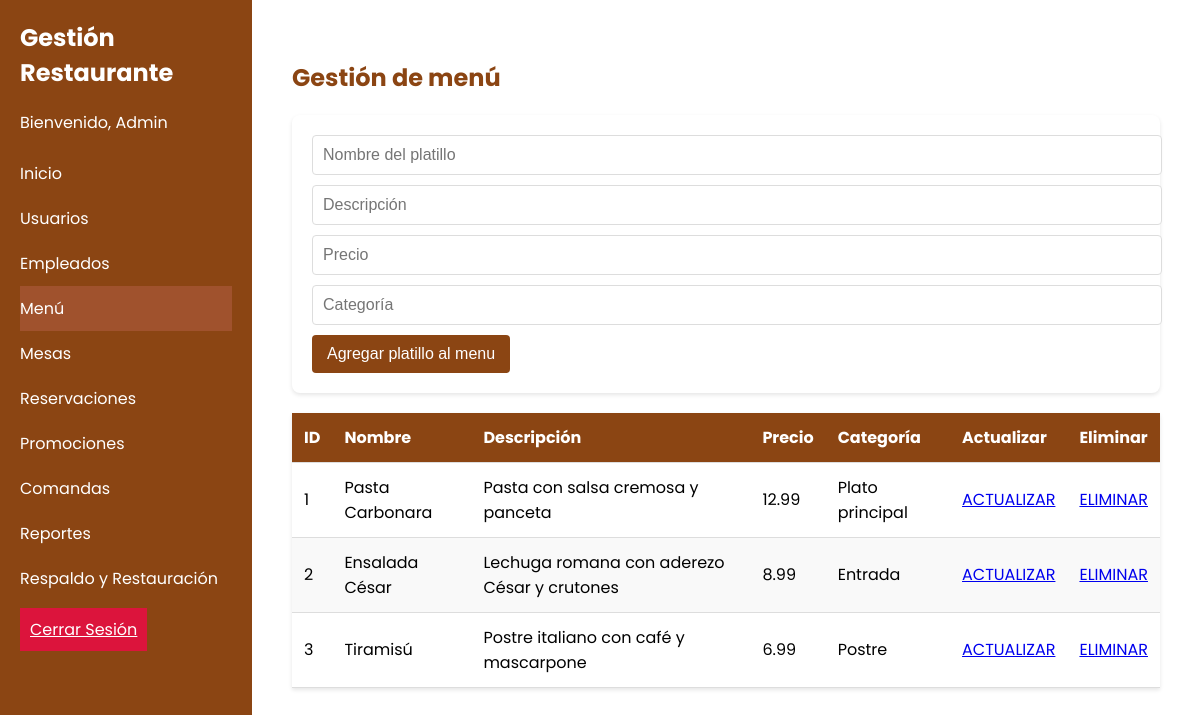
/menu.php (signed in), run on the app's committed database.
### tables this page shows
CREATE TABLE menu (
    id INT AUTO_INCREMENT PRIMARY KEY,
    nombre VARCHAR(100) NOT NULL,
    descripcion TEXT,
    precio DECIMAL(10, 2) NOT NULL,
    categoria VARCHAR(50) NOT NULL
);

### menu.php (the view, shortened to what this page needs)
<?php
if(isset($_SESSION['usuario'])){
$currentPage = 'menu';
include 'includes/header.php';
include 'Static/connect/db.php';
?>
<div class="content">
    <h2>Gestión de menú</h2>
    <form class="user-form" action="RMenu.php" method="POST">
        <input type="text" name="nombre" placeholder="Nombre del platillo" required>
        <input type="text" name="descripcion" placeholder="Descripción" required>
        <input type="number" name="precio" placeholder="Precio" required>
        <input type="text" name="categoria" placeholder="Categoría" required>
        <button class="boton-agregar" type="submit">Agregar platillo al menu</button>
    </form>
    <table class="user-table">
        <thead>
            <tr>
                <th>ID</th>
                <th>Nombre</th>
                <th>Descripción</th>
                <th>Precio</th>
                <th>Categoría</th>
                <th>Actualizar</th>
                <th>Eliminar</th>
            </tr>
        </thead>
        <tbody>
        <?php
        $query = "SELECT * FROM menu;";
        $resul = mysqli_query($conn, $query);
        while($row = mysqli_fetch_array($resul)){ ?>
            <tr>
            <td><?php echo $row['id'];?></td>
            <td><?php echo $row['nombre']?></td>
            <td><?php echo $row['descripcion']?></td>
            <td><?php echo $row['precio']?></td>
            <td><?php echo $row['categoria']?></td>
            <td>
                <a href="actualizarM.php?id=<?php echo $row['id']?>">ACTUALIZAR</a>
            </td>
            <td>
                <a href="eliminarM.php?id=<?php echo $row['id']?>">ELIMINAR</a>
            </td>
            </tr>
    <?php   }?>
        </tbody>
    </table>
</div>
<?php
include 'includes/footer.php';
}else{
    header("Location: login.php");
  }
?>
<?php
include 'includes/footer.php';
?>

### includes/header.php (shortened to what this page needs)
<!DOCTYPE html>
<html lang="es">
<head>
    <link rel="stylesheet" type="text/css" href="Static/css/styles.css">
</head>
<body>
    <div class="container">
        <nav class="sidebar">
            <h1>Gestión Restaurante</h1>
            <p>Bienvenido, Admin</p>
            <ul>
                <li><a href="admin.php" <?php echo ($currentPage == 'inicio') ? 'class="active"' : ''; ?>>Inicio</a></li>
                <li><a href="usuarios.php" <?php echo ($currentPage == 'usuarios') ? 'class="active"' : ''; ?>>Usuarios</a></li>
                <li><a href="empleados.php" <?php echo ($currentPage == 'empleados') ? 'class="active"' : ''; ?>>Empleados</a></li>
                <li><a href="menu.php" <?php echo ($currentPage == 'menu') ? 'class="active"' : ''; ?>>Menú</a></li>
                <li><a href="mesas.php" <?php echo ($currentPage == 'mesas') ? 'class="active"' : ''; ?>>Mesas</a></li>
                <li><a href="reservaciones.php" <?php echo ($currentPage == 'reservaciones') ? 'class="active"' : ''; ?>>Reservaciones</a></li>
                <li><a href="promociones.php" <?php echo ($currentPage == 'promociones') ? 'class="active"' : ''; ?>>Promociones</a></li>
                <li><a href="comandas.php" <?php echo ($currentPage == 'comandas') ? 'class="active"' : ''; ?>>Comandas</a></li>
                <li><a href="reportes.php" <?php echo ($currentPage == 'reportes') ? 'class="active"' : ''; ?>>Reportes</a></li>
                <li><a href="respaldo.php" <?php echo ($currentPage == 'respaldo') ? 'class="active"' : ''; ?>>Respaldo y Restauración</a></li>
            </ul>
            <a class="logout" href="logout.php">Cerrar Sesión</a>
        </nav>
        <main class="content">

### includes/footer.php
</main>
    </div>
</body>
</html>

### Static/css/styles.css (style rules this page uses)
html, body { height: 100%; margin: 0; padding: 0; font-family: 'Poppins', sans-serif; }
body { display: flex; }
.container { display: flex; width: 100%; height: 100%; }
.sidebar { background-color: #8B4513; color: white; width: 250px; padding: 20px; height: 100vh; overflow-y: auto; }
.sidebar h1 { margin-top: 0; }
.sidebar ul { list-style-type: none; padding: 0; }
.sidebar li a { color: white; text-decoration: none; display: block; padding: 10px 0; }
.sidebar li a.active { background-color: #A0522D; }
.logout { background-color: #DC143C; color: white; border: none; padding: 10px; width: 100%; margin-top: 20px; cursor: pointer; }
.content { flex-grow: 1; height: 100vh; overflow-y: auto; }
input:invalid { animation: shake 0.3s; }
.content { padding: 20px; }
.content h2 { color: #8B4513; margin-bottom: 20px; }
.user-form { background-color: #fff; padding: 20px; border-radius: 8px; box-shadow: 0 2px 4px rgba(0,0,0,0.1); margin-bottom: 20px; }
.user-form input { display: block; width: 100%; padding: 10px; margin-bottom: 10px; border: 1px solid #ddd; border-radius: 4px; font-size: 16px; }
.user-form button { background-color: #8B4513; color: white; padding: 10px 15px; border: none; border-radius: 4px; cursor: pointer; font-size: 16px; }
.user-table { width: 100%; border-collapse: collapse; background-color: #fff; box-shadow: 0 2px 4px rgba(0,0,0,0.1); }
.user-table th, .user-table td { padding: 12px; text-align: left; border-bottom: 1px solid #ddd; }
.user-table th { background-color: #8B4513; color: white; }
.user-table tr:nth-child(even) { background-color: #f9f9f9; }
.boton-agregar { background-color: #8B4513; color: white; padding: 10px 15px; border: none; border-radius: 4px; cursor: pointer; font-size: 16px; }

### data on the page
menu: id "1", nombre "Pasta Carbonara", descripcion "Pasta con salsa cremosa y panceta", precio "12.99", categoria "Plato principal"
menu: id "2", nombre "Ensalada César", descripcion "Lechuga romana con aderezo César y crutones", precio "8.99", categoria "Entrada"
menu: id "3", nombre "Tiramisú", descripcion "Postre italiano con café y mascarpone", precio "6.99", categoria "Postre"
